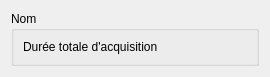
<?xml version="1.0" encoding="UTF-8"?>
<ui version="4.0">
 <class>AnaArchiCont</class>
 <widget class="QWidget" name="AnaArchiCont">
  <property name="geometry">
   <rect>
    <x>0</x>
    <y>0</y>
    <width>270</width>
    <height>64</height>
   </rect>
  </property>
  <property name="windowTitle">
   <string>Form</string>
  </property>
  <layout class="QGridLayout" name="gridLayout">
   <item row="0" column="0">
    <widget class="QGroupBox" name="gb_Name">
     <property name="title">
      <string>Nom</string>
     </property>
     <layout class="QGridLayout" name="gridLayout_2">
      <item row="0" column="0">
       <widget class="QLabel" name="l_Duree">
        <property name="text">
         <string>Durée totale d'acquisition</string>
        </property>
       </widget>
      </item>
     </layout>
    </widget>
   </item>
  </layout>
 </widget>
 <resources/>
 <connections/>
</ui>
